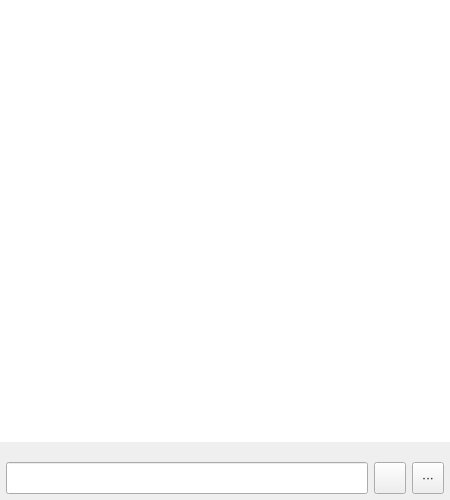
<?xml version="1.0" encoding="UTF-8"?>
<ui version="4.0">
 <class>ChatWidget</class>
 <widget class="QWidget" name="ChatWidget">
  <property name="geometry">
   <rect>
    <x>0</x>
    <y>0</y>
    <width>450</width>
    <height>500</height>
   </rect>
  </property>
  <property name="minimumSize">
   <size>
    <width>400</width>
    <height>300</height>
   </size>
  </property>
  <property name="windowTitle">
   <string>Aspia Chat</string>
  </property>
  <layout class="QVBoxLayout" name="verticalLayout_3">
   <property name="leftMargin">
    <number>0</number>
   </property>
   <property name="topMargin">
    <number>0</number>
   </property>
   <property name="rightMargin">
    <number>0</number>
   </property>
   <property name="bottomMargin">
    <number>0</number>
   </property>
   <item>
    <widget class="QWidget" name="widget_2" native="true">
     <layout class="QVBoxLayout" name="verticalLayout_2">
      <property name="spacing">
       <number>0</number>
      </property>
      <property name="leftMargin">
       <number>0</number>
      </property>
      <property name="topMargin">
       <number>0</number>
      </property>
      <property name="rightMargin">
       <number>0</number>
      </property>
      <property name="bottomMargin">
       <number>0</number>
      </property>
      <item>
       <widget class="QListWidget" name="list_messages">
        <property name="styleSheet">
         <string notr="true">#list_messages {
border: 0;
}</string>
        </property>
        <property name="selectionMode">
         <enum>QAbstractItemView::SelectionMode::NoSelection</enum>
        </property>
        <property name="verticalScrollMode">
         <enum>QAbstractItemView::ScrollMode::ScrollPerPixel</enum>
        </property>
        <property name="horizontalScrollMode">
         <enum>QAbstractItemView::ScrollMode::ScrollPerPixel</enum>
        </property>
       </widget>
      </item>
      <item>
       <widget class="QLabel" name="label_status">
        <property name="sizePolicy">
         <sizepolicy hsizetype="Preferred" vsizetype="Fixed">
          <horstretch>0</horstretch>
          <verstretch>0</verstretch>
         </sizepolicy>
        </property>
        <property name="styleSheet">
         <string notr="true"/>
        </property>
        <property name="text">
         <string notr="true"/>
        </property>
       </widget>
      </item>
     </layout>
    </widget>
   </item>
   <item>
    <layout class="QHBoxLayout" name="horizontalLayout_2">
     <property name="leftMargin">
      <number>6</number>
     </property>
     <property name="rightMargin">
      <number>6</number>
     </property>
     <property name="bottomMargin">
      <number>6</number>
     </property>
     <item>
      <widget class="QLineEdit" name="edit_message">
       <property name="sizePolicy">
        <sizepolicy hsizetype="Expanding" vsizetype="Preferred">
         <horstretch>0</horstretch>
         <verstretch>0</verstretch>
        </sizepolicy>
       </property>
       <property name="minimumSize">
        <size>
         <width>0</width>
         <height>32</height>
        </size>
       </property>
       <property name="maximumSize">
        <size>
         <width>16777215</width>
         <height>32</height>
        </size>
       </property>
       <property name="styleSheet">
        <string notr="true"/>
       </property>
       <property name="maxLength">
        <number>2048</number>
       </property>
      </widget>
     </item>
     <item>
      <layout class="QVBoxLayout" name="verticalLayout">
       <property name="spacing">
        <number>0</number>
       </property>
       <item>
        <widget class="QWidget" name="widget" native="true">
         <property name="sizePolicy">
          <sizepolicy hsizetype="Preferred" vsizetype="Preferred">
           <horstretch>0</horstretch>
           <verstretch>0</verstretch>
          </sizepolicy>
         </property>
        </widget>
       </item>
       <item>
        <layout class="QHBoxLayout" name="horizontalLayout">
         <property name="spacing">
          <number>6</number>
         </property>
         <item>
          <widget class="QToolButton" name="button_send">
           <property name="minimumSize">
            <size>
             <width>32</width>
             <height>32</height>
            </size>
           </property>
           <property name="toolTip">
            <string>Send message</string>
           </property>
           <property name="styleSheet">
            <string notr="true"/>
           </property>
           <property name="text">
            <string/>
           </property>
           <property name="icon">
            <iconset resource="../resources/common.qrc">
             <normaloff>:/img/send.svg</normaloff>:/img/send.svg</iconset>
           </property>
          </widget>
         </item>
         <item>
          <widget class="QToolButton" name="button_tools">
           <property name="minimumSize">
            <size>
             <width>32</width>
             <height>32</height>
            </size>
           </property>
           <property name="maximumSize">
            <size>
             <width>32</width>
             <height>32</height>
            </size>
           </property>
           <property name="toolTip">
            <string>Tools</string>
           </property>
           <property name="styleSheet">
            <string notr="true"/>
           </property>
           <property name="text">
            <string>···</string>
           </property>
          </widget>
         </item>
        </layout>
       </item>
      </layout>
     </item>
    </layout>
   </item>
  </layout>
 </widget>
 <resources>
  <include location="../resources/common.qrc"/>
 </resources>
 <connections/>
</ui>
